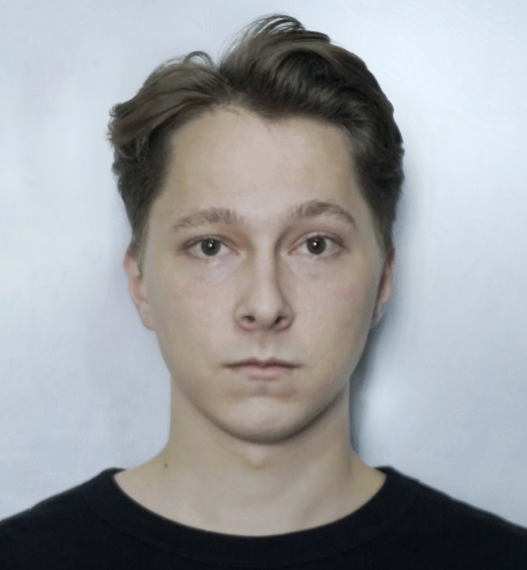
#> input picture FuzzyMath_7sem/lab4/input/2.png, 527 x 570 px, found by its file name; its folder holds only this picture in this run
$ python lab4.py
#> lines starting #> are read from the running program, lines starting #| are printed output that depends on the picture; after the words box and inside, x2 and y2 are one past the last pixel; in counts of white or black regions, pixels touching at a corner belong together
from scipy import ndimage
from scipy.ndimage.filters import convolve
import numpy as np
import matplotlib.pyplot as plt
import matplotlib.image as mp_img
import os
import cv2


class CannyEdgeDetector:
    def __init__(self, images, sigma=1.0, kernel_size=5, weak_pixel=75, strong_pixel=255, low_threshold=0.05,
                 high_threshold=0.15):
        self.images_in = images
        self.images_out = []
        self.img_smoothed = None
        self.gradient_matrix = None
        self.theta_matrix = None
        self.non_max_img = None
        self.threshold_img = None
        self.weak_pixel = weak_pixel
        self.strong_pixel = strong_pixel
        self.sigma = sigma
        self.kernel_size = kernel_size
        self.low_threshold = low_threshold
        self.high_threshold = high_threshold
        return

    @staticmethod
    def gaussian_kernel(size, sigma=1.0):
        size = int(size) // 2
        x, y = np.mgrid[-size:size + 1, -size:size + 1]
        normal = 1 / (2.0 * np.pi * sigma ** 2)
        g = np.exp(-((x ** 2 + y ** 2) / (2.0 * sigma ** 2))) * normal
        return g

    @staticmethod
    def sobel_filters(img):
        kx = np.array([[-1, 0], [0, 1]], np.float32)
        ky = np.array([[0, -1], [1, 0]], np.float32)

        ix = ndimage.filters.convolve(img, kx)
        iy = ndimage.filters.convolve(img, ky)

        g = np.hypot(ix, iy)
        g = g / g.max() * 255
        theta = np.arctan2(iy, ix)
        return g, theta

    @staticmethod
    def roberts_filters(img):
        kx = np.array([[-1, -1, -1], [0, 0, 0], [1, 1, 1]], np.float32)
        ky = np.array([[-1, 0, 1], [-1, 0, 1], [-1, 0, 1]], np.float32)

        ix = ndimage.filters.convolve(img, kx)
        iy = ndimage.filters.convolve(img, ky)

        g = np.hypot(ix, iy)
        g = g / g.max() * 255
        theta = np.arctan2(iy, ix)
        return g, theta

    @staticmethod
    def previtt_filters(img):
        kx = np.array([[-1, 0, 1], [-2, 0, 2], [-1, 0, 1]], np.float32)
        ky = np.array([[1, 2, 1], [0, 0, 0], [-1, -2, -1]], np.float32)

        ix = ndimage.filters.convolve(img, kx)
        iy = ndimage.filters.convolve(img, ky)

        g = np.hypot(ix, iy)
        g = g / g.max() * 255
        theta = np.arctan2(iy, ix)
        return g, theta

    @staticmethod
    def non_max_suppression(img, d):
        m, n = img.shape
        z = np.zeros((m, n), dtype=np.int32)
        angle = d * 180. / np.pi
        angle[angle < 0] += 180

        for i in range(1, m - 1):
            for j in range(1, n - 1):
                try:
                    q = 255
                    r = 255

                    # angle 0
                    if (0 <= angle[i, j] < 22.5) or (157.5 <= angle[i, j] <= 180):
                        q = img[i, j + 1]
                        r = img[i, j - 1]
                    # angle 45
                    elif 22.5 <= angle[i, j] < 67.5:
                        q = img[i + 1, j - 1]
                        r = img[i - 1, j + 1]
                    # angle 90
                    elif 67.5 <= angle[i, j] < 112.5:
                        q = img[i + 1, j]
                        r = img[i - 1, j]
                    # angle 135
                    elif 112.5 <= angle[i, j] < 157.5:
                        q = img[i - 1, j - 1]
                        r = img[i + 1, j + 1]

                    if (img[i, j] >= q) and (img[i, j] >= r):
                        z[i, j] = img[i, j]
                    else:
                        z[i, j] = 0

                except IndexError:
                    pass

        return z

    def threshold(self, img):
        high_threshold = img.max() * self.high_threshold
        low_threshold = high_threshold * self.low_threshold

        m, n = img.shape
        res = np.zeros((m, n), dtype=np.int32)

        weak = np.int32(self.weak_pixel)
        strong = np.int32(self.strong_pixel)

        strong_i, strong_j = np.where(img >= high_threshold)

        weak_i, weak_j = np.where((img <= high_threshold) & (img >= low_threshold))

        res[strong_i, strong_j] = strong
        res[weak_i, weak_j] = weak

        return res

    def hysteresis(self, img):
        m, n = img.shape
        weak = self.weak_pixel
        strong = self.strong_pixel

        for i in range(1, m - 1):
            for j in range(1, n - 1):
                if img[i, j] == weak:
                    try:
                        if ((img[i + 1, j - 1] == strong) or
                                (img[i + 1, j] == strong) or
                                (img[i + 1, j + 1] == strong) or
                                (img[i, j - 1] == strong) or
                                (img[i, j + 1] == strong) or
                                (img[i - 1, j - 1] == strong) or
                                (img[i - 1, j] == strong) or
                                (img[i - 1, j + 1] == strong)):
                            img[i, j] = strong
                        else:
                            img[i, j] = 0
                    except IndexError:
                        pass

        return img

    def detect(self):
        for i, img in enumerate(self.images_in):
            self.img_smoothed = convolve(img, self.gaussian_kernel(self.kernel_size, self.sigma))

            # self.gradient_matrix, self.theta_matrix = self.roberts_filters(self.img_smoothed)
            self.gradient_matrix, self.theta_matrix = self.previtt_filters(self.img_smoothed)
            # self.gradient_matrix, self.theta_matrix = self.sobel_filters(self.img_smoothed)


            self.non_max_img = self.non_max_suppression(self.gradient_matrix, self.theta_matrix)
            self.threshold_img = self.threshold(self.non_max_img)
            out = self.hysteresis(self.threshold_img)
            self.images_out.append(out)

        return self.images_out


def rgb2gray(rgb):
    r, g, b = rgb[:, :, 0], rgb[:, :, 1], rgb[:, :, 2]
    gray = 0.2989 * r + 0.5870 * g + 0.1140 * b
    return gray


def load_data(dir_name):
    images = []
    for filename in os.listdir(dir_name):
        if os.path.isfile(dir_name + '/' + filename):
            img = mp_img.imread(dir_name + '/' + filename)
#> img is the input picture: shape (570, 527, 3) float32; mean R, G, B 0.606, 0.613, 0.622
            img = rgb2gray(img)
#> in rgb2gray, `r, g, b = rgb[:, :, 0], rgb[:, :, 1], rgb[:, :, 2]`:
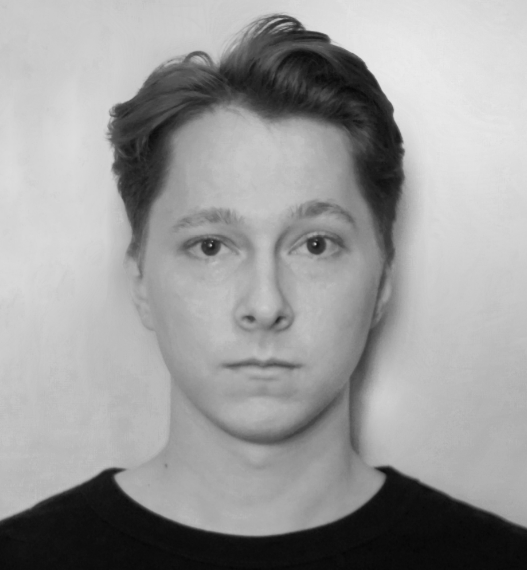
#> r: shape (570, 527) float32; min 0.0235, max 0.918, mean 0.607
#> in rgb2gray, `r, g, b = rgb[:, :, 0], rgb[:, :, 1], rgb[:, :, 2]`:
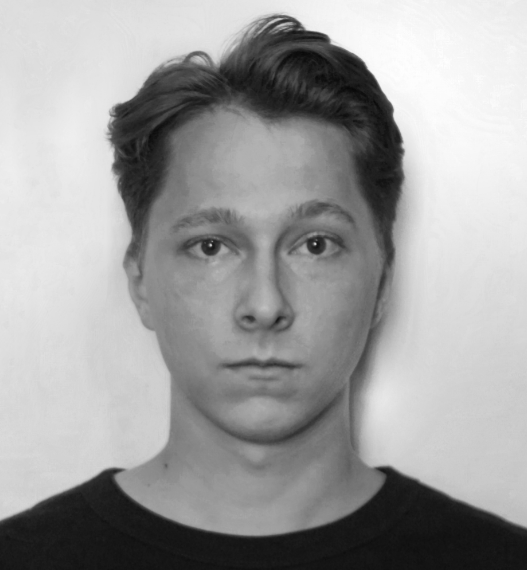
#> b: shape (570, 527) float32; min 0.0314, max 1, mean 0.622
            # img = cv2.cvtColor(img, cv2.COLOR_BGR2GRAY)
            images.append(img)
    return images


def visualize(images, mode=None):
    for i, img in enumerate(images):
        if img.shape[0] == 3:
            img = img.transpose(1, 2, 0)
        plt_idx = i + 1
        plt.subplot(1, len(images), plt_idx)
        plt.imshow(img, mode)
    plt.show()


input_images = load_data('C:/Users/Pixel/Documents/python/FuzzyMath_7sem/lab4/input')
#> input_images = 1 item
detector = CannyEdgeDetector(input_images, sigma=1, kernel_size=3, low_threshold=0.1, high_threshold=0.2, weak_pixel=100)
output_images = detector.detect()
#> the loop in detect, `for i, img in enumerate(self.images_in):` made 1 pass
#> (size in gaussian_kernel, x in gaussian_kernel, y in gaussian_kernel, normal in gaussian_kernel, kx in previtt_filters, ky in previtt_filters) on pass 1: (1, [[-1, -1, -1], [0, 0, 0], [1, 1, 1]], [[-1, 0, 1], [-1, 0, 1], [-1, 0, 1]], 0.159, [[-1, 0, 1], [-2, 0, 2], [-1, 0, 1]], [[1, 2, 1], [0, 0, 0], [-1, -2, -1]])
#> pass 1, in detect, `self.img_smoothed = convolve(img, self.gaussian_kernel(self.kernel_siz..`:
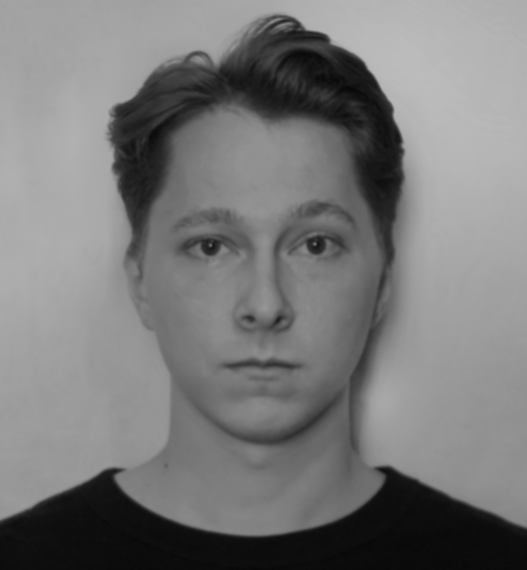
#> self.img_smoothed: shape (570, 527) float32; min 0.0304, max 0.739, mean 0.477
#> pass 1, in previtt_filters, `iy = ndimage.filters.convolve(img, ky)`:
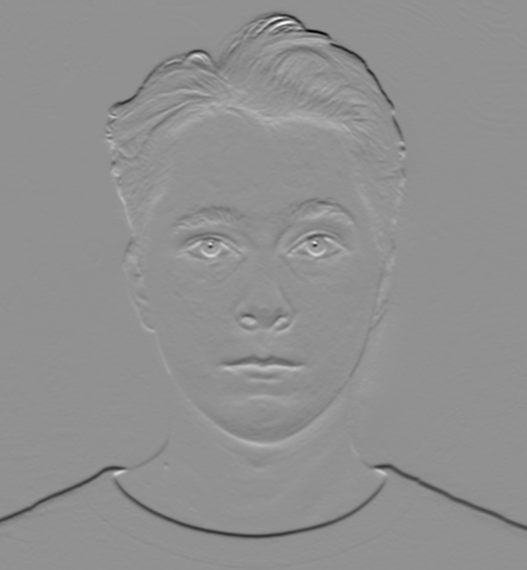
#> iy: shape (570, 527) float32; min -1.47, max 1.11, mean -0.00873; drawn with min black and max white
#> pass 1, in previtt_filters, `g = np.hypot(ix, iy)`:
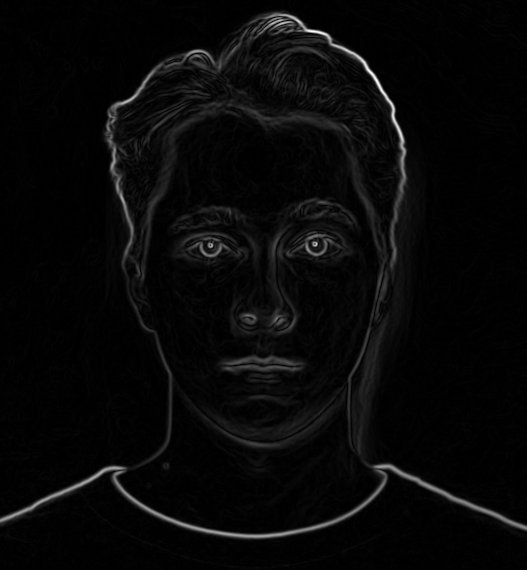
#> g: shape (570, 527) float32; min 0, max 1.48, mean 0.0496; drawn with min black and max white
#> after the loop in detect, `for i, img in enumerate(self.images_in):`:
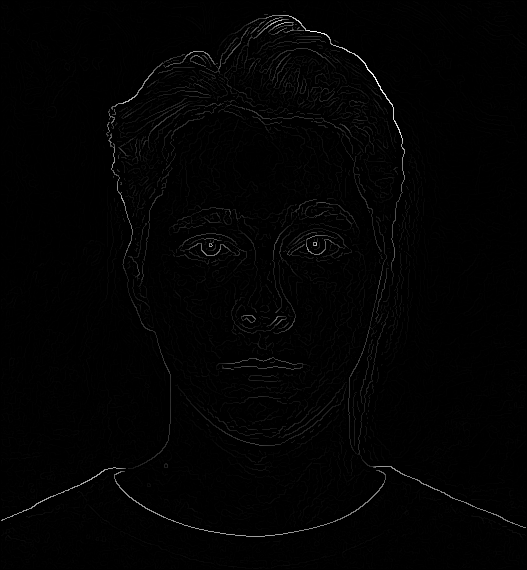
#> self.non_max_img: shape (570, 527) int32; min 0, max 255, mean 2.5
#> after the loop in detect, `for i, img in enumerate(self.images_in):`:
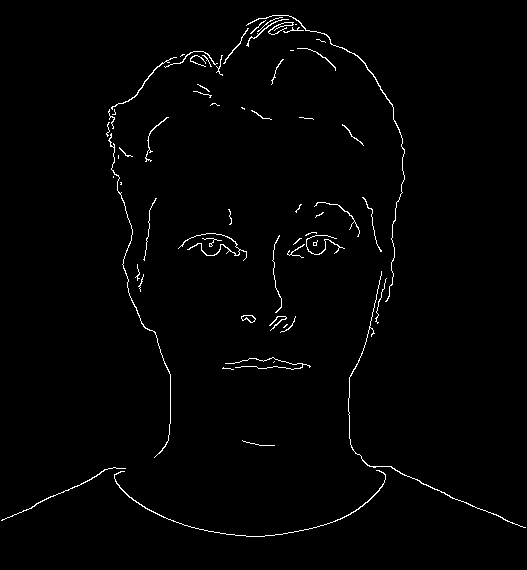
#> self.threshold_img: shape (570, 527) int32; 1.4% white in thin lines or dots
#> output_images = 1 item
visualize(input_images + output_images, 'gray')
#> the loop in visualize, `for i, img in enumerate(images):` made 2 passes
#> plt_idx on passes 1 to 2: 1, 2

$ run again, on FuzzyMath_7sem/lab4/input/3.png
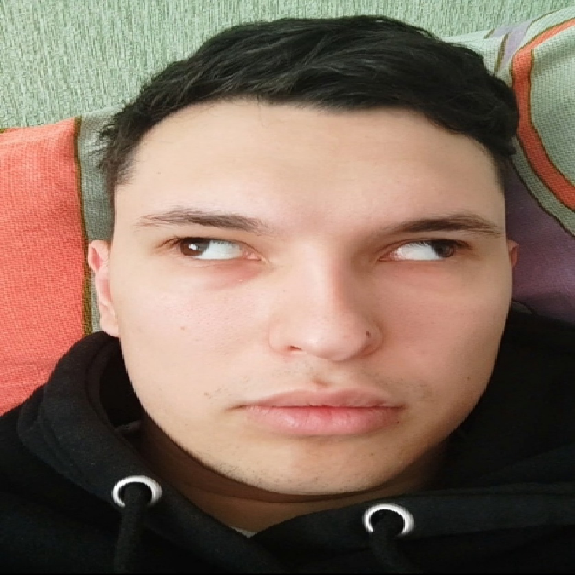
#> input picture FuzzyMath_7sem/lab4/input/3.png, 575 x 575 px, found by its file name
#> in load_data, img is the input picture: shape (575, 575, 4) float32; mean R, G, B, A 0.517, 0.425, 0.369, 1
#> input_images = 1 item
#> the loop in detect, `for i, img in enumerate(self.images_in):` made 1 pass
#> (size in gaussian_kernel, x in gaussian_kernel, y in gaussian_kernel, normal in gaussian_kernel, kx in previtt_filters, ky in previtt_filters) on pass 1: (1, [[-1, -1, -1], [0, 0, 0], [1, 1, 1]], [[-1, 0, 1], [-1, 0, 1], [-1, 0, 1]], 0.159, [[-1, 0, 1], [-2, 0, 2], [-1, 0, 1]], [[1, 2, 1], [0, 0, 0], [-1, -2, -1]])
#> pass 1, in detect, `self.img_smoothed = convolve(img, self.gaussian_kernel(self.kernel_siz..`:
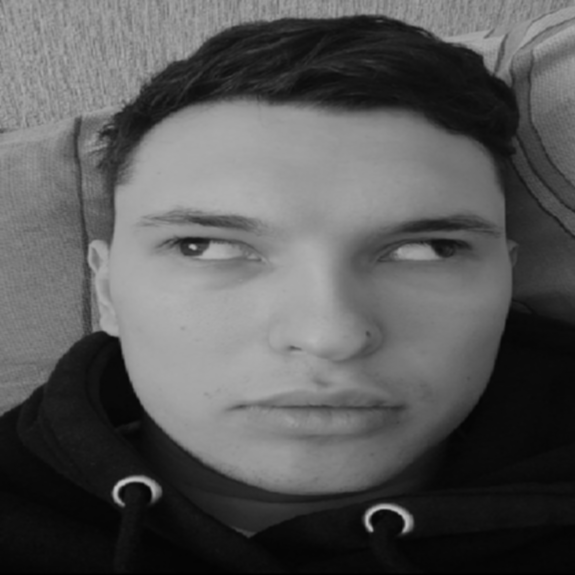
#> self.img_smoothed: shape (575, 575) float32; min 0.00168, max 0.774, mean 0.347
#> after the loop in detect, `for i, img in enumerate(self.images_in):`:
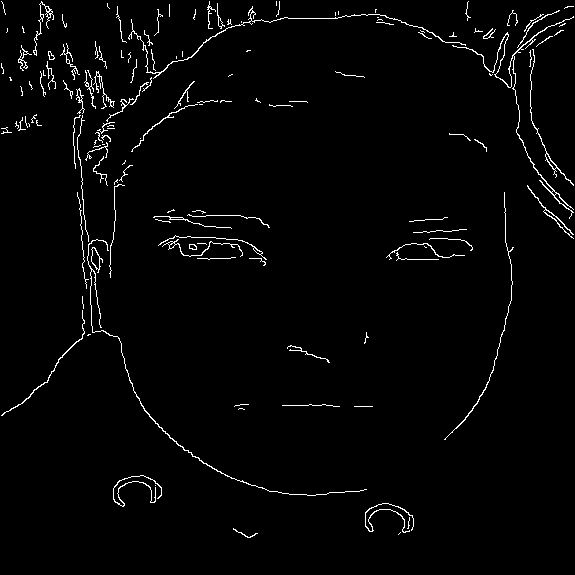
#> self.threshold_img: shape (575, 575) int32; 2.2% white in thin lines or dots
#> the loop in visualize, `for i, img in enumerate(images):` made 2 passes
#> plt_idx on passes 1 to 2: 1, 2

$ run again, on FuzzyMath_7sem/lab4/input/4.png
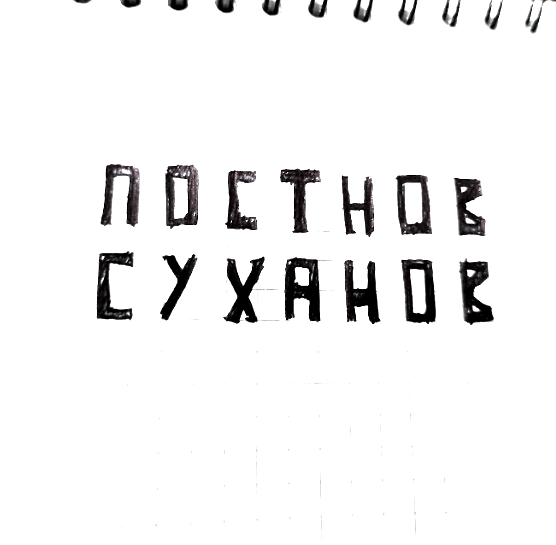
#> input picture FuzzyMath_7sem/lab4/input/4.png, 556 x 545 px, found by its file name
#> in load_data, img is the input picture: shape (545, 556, 3) float32; mean R, G, B 0.946, 0.945, 0.946
#> input_images = 1 item
#> the loop in detect, `for i, img in enumerate(self.images_in):` made 1 pass
#> (size in gaussian_kernel, x in gaussian_kernel, y in gaussian_kernel, normal in gaussian_kernel, kx in previtt_filters, ky in previtt_filters) on pass 1: (1, [[-1, -1, -1], [0, 0, 0], [1, 1, 1]], [[-1, 0, 1], [-1, 0, 1], [-1, 0, 1]], 0.159, [[-1, 0, 1], [-2, 0, 2], [-1, 0, 1]], [[1, 2, 1], [0, 0, 0], [-1, -2, -1]])
#> pass 1, in detect, `self.img_smoothed = convolve(img, self.gaussian_kernel(self.kernel_siz..`:
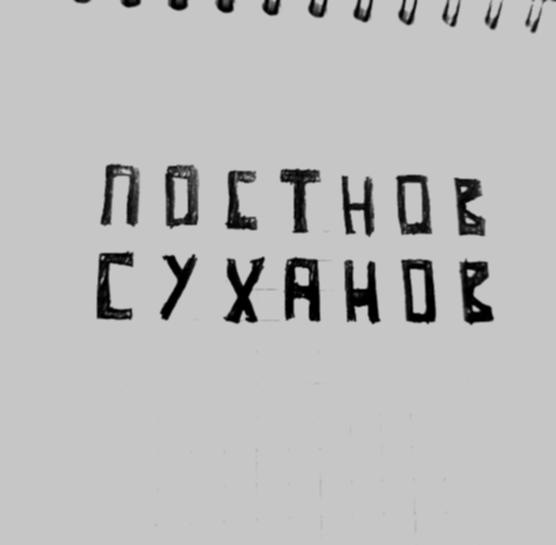
#> self.img_smoothed: shape (545, 556) float32; min 0, max 0.779, mean 0.737
#> after the loop in detect, `for i, img in enumerate(self.images_in):`:
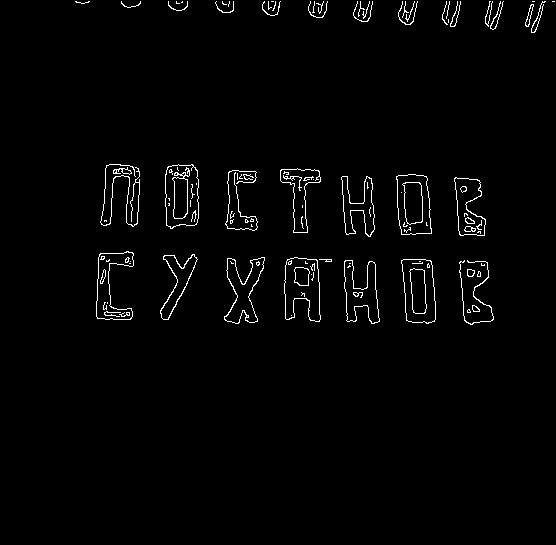
#> self.threshold_img: shape (545, 556) int32; 1.8% white in thin lines or dots, all inside (x1, y1, x2, y2) = (75, 1, 555, 325)
#> the loop in visualize, `for i, img in enumerate(images):` made 2 passes
#> plt_idx on passes 1 to 2: 1, 2
